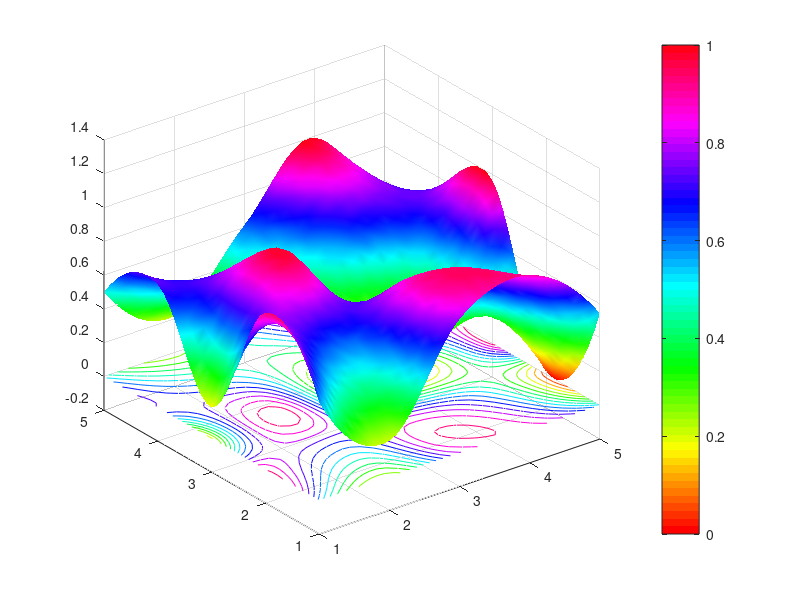

This chart was generated by the following MATLAB code:
%This module creat a random 3D surface and contour of its interploation
 clc;clear;
 Z0 = rand(5);
 [X0,Y0] = meshgrid(1:5);
 %Y0 = meshgrid(1:5);
 [X1,Y1] = meshgrid(1:.1:5);
 Z1 = interp2(X0,Y0,Z0,X1,Y1,'cubic');
 surf(X1,Y1,Z1);
 colormap('hsv');
 colorbar;
 shading interp;
 hold on;
 zmin = min(min(Z1));
 zmax = max(max(Z1));
 zinc = (zmax- zmin)/15 ;
 zlv = zmin:zinc:zmax;
 contour(X1, Y1, Z1,zlv);
 caxis([0,1]);
 hold off; 